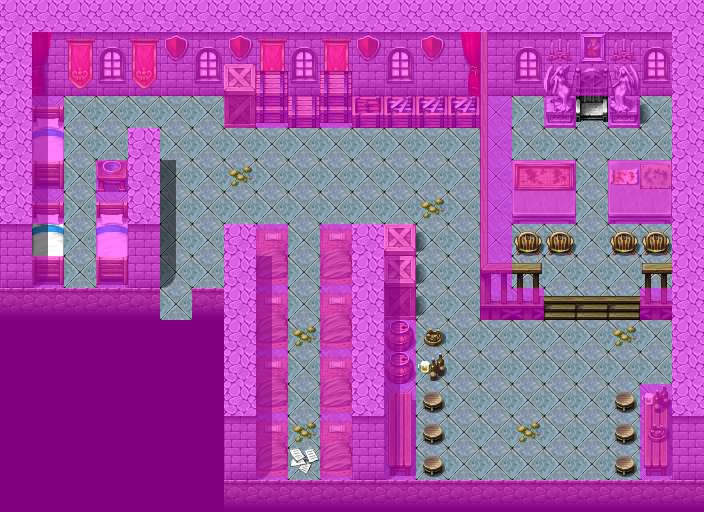

The image is a tile-based game level rendered from a .tmx file. Its description and source (layers, tilesets, objects; grid data summarised) follow:
An orthogonal 22x16 tile map with 32x32 px tiles, 4 tile layers (Ground, Objects, Above, Walkable), 60 tilesets and 11 objects (7x spawn, 2x mapchange, sign, key).

<map version="1.0" tiledversion="1.0.2" orientation="orthogonal" renderorder="right-down" width="22" height="16" tilewidth="32" tileheight="32" nextobjectid="12">
 <tileset firstgid="1" name="map_bed_1" tilewidth="32" tileheight="32" tilecount="128" columns="16">
  <image source="../drawable/map_bed_1.png" width="512" height="256" />
 </tileset>
 <tileset firstgid="129" name="map_border_1" tilewidth="32" tileheight="32" tilecount="128" columns="16">
  <image source="../drawable/map_border_1.png" width="512" height="256" />
 </tileset>
 <tileset firstgid="257" name="map_bridge_1" tilewidth="32" tileheight="32" tilecount="128" columns="16">
  <image source="../drawable/map_bridge_1.png" width="512" height="256" />
 </tileset>
 <tileset firstgid="385" name="map_bridge_2" tilewidth="32" tileheight="32" tilecount="128" columns="16">
  <image source="../drawable/map_bridge_2.png" width="512" height="256" />
 </tileset>
 <tileset firstgid="513" name="map_broken_1" tilewidth="32" tileheight="32" tilecount="128" columns="16">
  <image source="../drawable/map_broken_1.png" width="512" height="256" />
 </tileset>
 <tileset firstgid="641" name="map_cavewall_1" tilewidth="32" tileheight="32" tilecount="108" columns="18">
  <image source="../drawable/map_cavewall_1.png" width="576" height="192" />
 </tileset>
 <tileset firstgid="749" name="map_cavewall_2" tilewidth="32" tileheight="32" tilecount="108" columns="18">
  <image source="../drawable/map_cavewall_2.png" width="576" height="192" />
 </tileset>
 <tileset firstgid="857" name="map_cavewall_3" tilewidth="32" tileheight="32" tilecount="108" columns="18">
  <image source="../drawable/map_cavewall_3.png" width="576" height="192" />
 </tileset>
 <tileset firstgid="965" name="map_cavewall_4" tilewidth="32" tileheight="32" tilecount="108" columns="18">
  <image source="../drawable/map_cavewall_4.png" width="576" height="192" />
 </tileset>
 <tileset firstgid="1073" name="map_chair_table_1" tilewidth="32" tileheight="32" tilecount="128" columns="16">
  <image source="../drawable/map_chair_table_1.png" width="512" height="256" />
 </tileset>
 <tileset firstgid="1201" name="map_chair_table_2" tilewidth="32" tileheight="32" tilecount="128" columns="16">
  <image source="../drawable/map_chair_table_2.png" width="512" height="256" />
 </tileset>
 <tileset firstgid="1329" name="map_crate_1" tilewidth="32" tileheight="32" tilecount="128" columns="16">
  <image source="../drawable/map_crate_1.png" width="512" height="256" />
 </tileset>
 <tileset firstgid="1457" name="map_cupboard_1" tilewidth="32" tileheight="32" tilecount="128" columns="16">
  <image source="../drawable/map_cupboard_1.png" width="512" height="256" />
 </tileset>
 <tileset firstgid="1585" name="map_curtain_1" tilewidth="32" tileheight="32" tilecount="128" columns="16">
  <image source="../drawable/map_curtain_1.png" width="512" height="256" />
 </tileset>
 <tileset firstgid="1713" name="map_entrance_1" tilewidth="32" tileheight="32" tilecount="128" columns="16">
  <image source="../drawable/map_entrance_1.png" width="512" height="256" />
 </tileset>
 <tileset firstgid="1841" name="map_entrance_2" tilewidth="32" tileheight="32" tilecount="128" columns="16">
  <image source="../drawable/map_entrance_2.png" width="512" height="256" />
 </tileset>
 <tileset firstgid="1969" name="map_fence_1" tilewidth="32" tileheight="32" tilecount="128" columns="16">
  <image source="../drawable/map_fence_1.png" width="512" height="256" />
 </tileset>
 <tileset firstgid="2097" name="map_fence_2" tilewidth="32" tileheight="32" tilecount="128" columns="16">
  <image source="../drawable/map_fence_2.png" width="512" height="256" />
 </tileset>
 <tileset firstgid="2225" name="map_fence_3" tilewidth="32" tileheight="32" tilecount="128" columns="16">
  <image source="../drawable/map_fence_3.png" width="512" height="256" />
 </tileset>
 <tileset firstgid="2353" name="map_fence_4" tilewidth="32" tileheight="32" tilecount="128" columns="16">
  <image source="../drawable/map_fence_4.png" width="512" height="256" />
 </tileset>
 <tileset firstgid="2481" name="map_ground_1" tilewidth="32" tileheight="32" tilecount="128" columns="16">
  <image source="../drawable/map_ground_1.png" width="512" height="256" />
 </tileset>
 <tileset firstgid="2609" name="map_ground_2" tilewidth="32" tileheight="32" tilecount="128" columns="16">
  <image source="../drawable/map_ground_2.png" width="512" height="256" />
 </tileset>
 <tileset firstgid="2737" name="map_ground_3" tilewidth="32" tileheight="32" tilecount="128" columns="16">
  <image source="../drawable/map_ground_3.png" width="512" height="256" />
 </tileset>
 <tileset firstgid="2865" name="map_ground_4" tilewidth="32" tileheight="32" tilecount="128" columns="16">
  <image source="../drawable/map_ground_4.png" width="512" height="256" />
 </tileset>
 <tileset firstgid="2993" name="map_ground_5" tilewidth="32" tileheight="32" tilecount="128" columns="16">
  <image source="../drawable/map_ground_5.png" width="512" height="256" />
 </tileset>
 <tileset firstgid="3121" name="map_ground_6" tilewidth="32" tileheight="32" tilecount="128" columns="16">
  <image source="../drawable/map_ground_6.png" width="512" height="256" />
 </tileset>
 <tileset firstgid="3249" name="map_ground_7" tilewidth="32" tileheight="32" tilecount="128" columns="16">
  <image source="../drawable/map_ground_7.png" width="512" height="256" />
 </tileset>
 <tileset firstgid="3377" name="map_ground_8" tilewidth="32" tileheight="32" tilecount="128" columns="16">
  <image source="../drawable/map_ground_8.png" width="512" height="256" />
 </tileset>
 <tileset firstgid="3505" name="map_house_1" tilewidth="32" tileheight="32" tilecount="128" columns="16">
  <image source="../drawable/map_house_1.png" width="512" height="256" />
 </tileset>
 <tileset firstgid="3633" name="map_house_2" tilewidth="32" tileheight="32" tilecount="128" columns="16">
  <image source="../drawable/map_house_2.png" width="512" height="256" />
 </tileset>
 <tileset firstgid="3761" name="map_indoor_1" tilewidth="32" tileheight="32" tilecount="128" columns="16">
  <image source="../drawable/map_indoor_1.png" width="512" height="256" />
 </tileset>
 <tileset firstgid="3889" name="map_indoor_2" tilewidth="32" tileheight="32" tilecount="128" columns="16">
  <image source="../drawable/map_indoor_2.png" width="512" height="256" />
 </tileset>
 <tileset firstgid="4017" name="map_kitchen_1" tilewidth="32" tileheight="32" tilecount="128" columns="16">
  <image source="../drawable/map_kitchen_1.png" width="512" height="256" />
 </tileset>
 <tileset firstgid="4145" name="map_outdoor_1" tilewidth="32" tileheight="32" tilecount="128" columns="16">
  <image source="../drawable/map_outdoor_1.png" width="512" height="256" />
 </tileset>
 <tileset firstgid="4273" name="map_pillar_1" tilewidth="32" tileheight="32" tilecount="128" columns="16">
  <image source="../drawable/map_pillar_1.png" width="512" height="256" />
 </tileset>
 <tileset firstgid="4401" name="map_pillar_2" tilewidth="32" tileheight="32" tilecount="128" columns="16">
  <image source="../drawable/map_pillar_2.png" width="512" height="256" />
 </tileset>
 <tileset firstgid="4529" name="map_plant_1" tilewidth="32" tileheight="32" tilecount="128" columns="16">
  <image source="../drawable/map_plant_1.png" width="512" height="256" />
 </tileset>
 <tileset firstgid="4657" name="map_plant_2" tilewidth="32" tileheight="32" tilecount="128" columns="16">
  <image source="../drawable/map_plant_2.png" width="512" height="256" />
 </tileset>
 <tileset firstgid="4785" name="map_rock_1" tilewidth="32" tileheight="32" tilecount="128" columns="16">
  <image source="../drawable/map_rock_1.png" width="512" height="256" />
 </tileset>
 <tileset firstgid="4913" name="map_rock_2" tilewidth="32" tileheight="32" tilecount="128" columns="16">
  <image source="../drawable/map_rock_2.png" width="512" height="256" />
 </tileset>
 <tileset firstgid="5041" name="map_roof_1" tilewidth="32" tileheight="32" tilecount="128" columns="16">
  <image source="../drawable/map_roof_1.png" width="512" height="256" />
 </tileset>
 <tileset firstgid="5169" name="map_roof_2" tilewidth="32" tileheight="32" tilecount="128" columns="16">
  <image source="../drawable/map_roof_2.png" width="512" height="256" />
 </tileset>
 <tileset firstgid="5297" name="map_roof_3" tilewidth="32" tileheight="32" tilecount="128" columns="16">
  <image source="../drawable/map_roof_3.png" width="512" height="256" />
 </tileset>
 <tileset firstgid="5425" name="map_shop_1" tilewidth="32" tileheight="32" tilecount="128" columns="16">
  <image source="../drawable/map_shop_1.png" width="512" height="256" />
 </tileset>
 <tileset firstgid="5553" name="map_sign_ladder_1" tilewidth="32" tileheight="32" tilecount="128" columns="16">
  <image source="../drawable/map_sign_ladder_1.png" width="512" height="256" />
 </tileset>
 <tileset firstgid="5681" name="map_table_1" tilewidth="32" tileheight="32" tilecount="128" columns="16">
  <image source="../drawable/map_table_1.png" width="512" height="256" />
 </tileset>
 <tileset firstgid="5809" name="map_trail_1" tilewidth="32" tileheight="32" tilecount="128" columns="16">
  <image source="../drawable/map_trail_1.png" width="512" height="256" />
 </tileset>
 <tileset firstgid="5937" name="map_transition_1" tilewidth="32" tileheight="32" tilecount="128" columns="16">
  <image source="../drawable/map_transition_1.png" width="512" height="256" />
 </tileset>
 <tileset firstgid="6065" name="map_transition_2" tilewidth="32" tileheight="32" tilecount="128" columns="16">
  <image source="../drawable/map_transition_2.png" width="512" height="256" />
 </tileset>
 <tileset firstgid="6193" name="map_transition_3" tilewidth="32" tileheight="32" tilecount="128" columns="16">
  <image source="../drawable/map_transition_3.png" width="512" height="256" />
 </tileset>
 <tileset firstgid="6321" name="map_transition_4" tilewidth="32" tileheight="32" tilecount="128" columns="16">
  <image source="../drawable/map_transition_4.png" width="512" height="256" />
 </tileset>
 <tileset firstgid="6449" name="map_transition_5" tilewidth="32" tileheight="32" tilecount="128" columns="16">
  <image source="../drawable/map_transition_5.png" width="512" height="256" />
 </tileset>
 <tileset firstgid="6577" name="map_tree_1" tilewidth="32" tileheight="32" tilecount="128" columns="16">
  <image source="../drawable/map_tree_1.png" width="512" height="256" />
 </tileset>
 <tileset firstgid="6705" name="map_tree_2" tilewidth="32" tileheight="32" tilecount="128" columns="16">
  <image source="../drawable/map_tree_2.png" width="512" height="256" />
 </tileset>
 <tileset firstgid="6833" name="map_wall_1" tilewidth="32" tileheight="32" tilecount="128" columns="16">
  <image source="../drawable/map_wall_1.png" width="512" height="256" />
 </tileset>
 <tileset firstgid="6961" name="map_wall_2" tilewidth="32" tileheight="32" tilecount="120" columns="15">
  <image source="../drawable/map_wall_2.png" width="480" height="256" />
 </tileset>
 <tileset firstgid="7081" name="map_wall_3" tilewidth="32" tileheight="32" tilecount="120" columns="15">
  <image source="../drawable/map_wall_3.png" width="480" height="256" />
 </tileset>
 <tileset firstgid="7201" name="map_wall_4" tilewidth="32" tileheight="32" tilecount="120" columns="15">
  <image source="../drawable/map_wall_4.png" width="480" height="256" />
 </tileset>
 <tileset firstgid="7321" name="map_window_1" tilewidth="32" tileheight="32" tilecount="128" columns="16">
  <image source="../drawable/map_window_1.png" width="512" height="256" />
 </tileset>
 <tileset firstgid="7449" name="map_window_2" tilewidth="32" tileheight="32" tilecount="128" columns="16">
  <image source="../drawable/map_window_2.png" width="512" height="256" />
 </tileset>
 <layer name="Ground" width="22" height="16">
  <data>[352 cells, 352 non-empty, 14 distinct tile ids]</data>
 </layer>
 <layer name="Objects" width="22" height="16">
  <data>[352 cells, 108 non-empty, 40 distinct tile ids]</data>
 </layer>
 <layer name="Above" width="22" height="16">
  <data>[352 cells, 39 non-empty, 13 distinct tile ids]</data>
 </layer>
 <layer name="Walkable" width="22" height="16">
  <data>[352 cells, 231 non-empty, 1 distinct tile ids]</data>
 </layer>
 <objectgroup name="Mapevents">
  <object id="1" name="south" type="mapchange" x="160" y="288" width="32" height="32">
   <properties>
    <property name="map" value="blackwater_mountain11" />
    <property name="place" value="house9" />
   </properties>
  </object>
  <object id="2" name="sign_blackwater29" type="sign" x="288" y="448" width="32" height="32" />
  <object id="10" name="base_beamto_stoutford" type="mapchange" x="32" y="224" width="32" height="32">
   <properties>
    <property name="map" value="stoutford_castle_barrack2" />
    <property name="place" value="base_beamto_prim" />
   </properties>
  </object>
 </objectgroup>
 <objectgroup name="Spawn" visible="0">
  <object id="3" name="guthbered" type="spawn" x="576" y="128" width="32" height="32">
   <properties>
    <property name="spawngroup" value="guthbered" />
   </properties>
  </object>
  <object id="4" name="guthbered_guard" type="spawn" x="544" y="128" width="32" height="32">
   <properties>
    <property name="spawngroup" value="guthbered_guard" />
   </properties>
  </object>
  <object id="5" name="guthbered_guard_1" type="spawn" x="608" y="128" width="32" height="32">
   <properties>
    <property name="spawngroup" value="guthbered_guard" />
   </properties>
  </object>
  <object id="6" name="prim_guard2" type="spawn" x="448" y="352" width="192" height="128">
   <properties>
    <property name="spawngroup" value="prim_guard2" />
   </properties>
  </object>
  <object id="7" name="prim_guard1" type="spawn" x="288" y="128" width="192" height="32">
   <properties>
    <property name="spawngroup" value="prim_guard1" />
   </properties>
  </object>
  <object id="8" name="prim_guard3" type="spawn" x="64" y="256" width="32" height="32">
   <properties>
    <property name="spawngroup" value="prim_guard3" />
   </properties>
  </object>
  <object id="9" name="prim_guard4" type="spawn" x="192" y="96" width="32" height="32">
   <properties>
    <property name="spawngroup" value="prim_guard4" />
   </properties>
  </object>
 </objectgroup>
 <objectgroup name="Keys">
  <object id="11" name="base_nondisplay:1" type="key" x="32" y="224" width="32" height="32">
   <properties>
    <property name="phrase" value="base_beamto_10" />
    <property name="requireId" value="base_nondisplay" />
    <property name="requireType" value="questProgress" />
    <property name="requireValue" value="1" />
   </properties>
  </object>
 </objectgroup>
</map>
